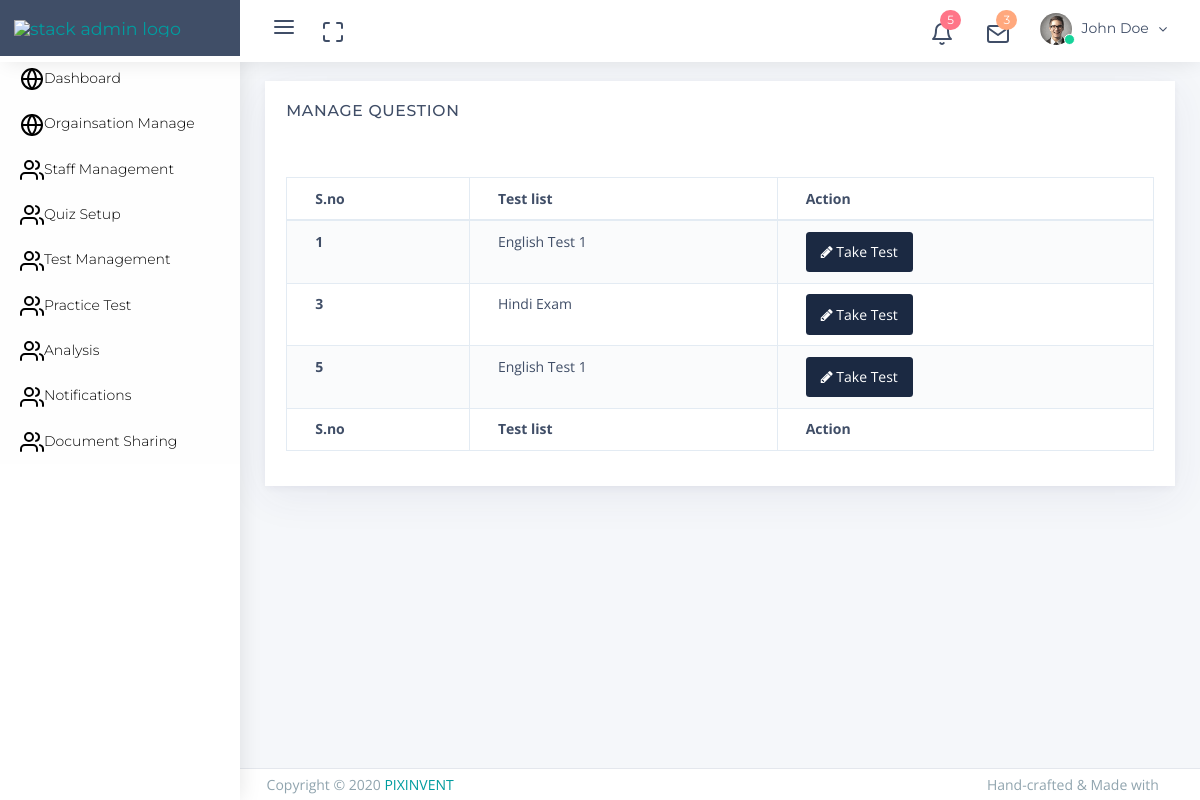
The app's page /stack-responsive-bootstrap-4-admin-template/dashboard/admin/test_list.php with its own data.
### tables this page shows
CREATE TABLE `exam_title` (
  `id` int(11) NOT NULL,
  `org_id` int(11) NOT NULL,
  `class_id` int(11) NOT NULL,
  `suject_id` int(11) NOT NULL,
  `exam_name` varchar(255) NOT NULL,
  `slug` varchar(255) NOT NULL,
  `created_at` datetime NOT NULL DEFAULT current_timestamp(),
  `update_at` datetime NOT NULL DEFAULT current_timestamp()
);

### stack-responsive-bootstrap-4-admin-template/dashboard/admin/test_list.php (the view, shortened to what this page needs)
<?php include "../common/header.php";
?>
<?php
$servername = "localhost";
$username = "root";
$password = "";
$dbname = "rivi";
$conn = mysqli_connect($servername, $username, $password, $dbname);
?>
<div class="app-content content">
    <div class="content-wrapper">
        <div class="content-body">
            <section id="configuration">
                <div class="row">
                    <div class="col-12">
                        <div class="card">
                            <div class="card-header">
                                <h4 class="card-title">Manage Question</h4>
                                <div class="heading-elements">
                                    <ul class="list-inline mb-0">
                                        <li>
                                            <a data-action="collapse"><i class="feather icon-minus"></i></a>
                                        </li>
                                        <li>
                                            <a data-action="reload"><i class="feather icon-rotate-cw"></i></a>
                                        </li>
                                        <li>
                                            <a data-action="expand"><i class="feather icon-maximize"></i></a>
                                        </li>
                                        <li>
                                            <a data-action="close"><i class="feather icon-x"></i></a>
                                        </li>
                                    </ul>
                                </div>
                            </div>
                            <div class="card-content collapse show">
                                <div class="card-body card-dashboard">
                                    <div class="table-responsive">
                                        <table id="manage_org" class="table table-striped table-bordered zero-configuration">
                                            <thead>
                                                <tr>
                                                    <th>S.no</th>
                                                    <th>Test
                                                        list
                                                    </th>
                                                    <th>Action</th>
                                                </tr>
                                            </thead>
                                            <tbody>
                                                <?php
                                                $sql = "SELECT et.*, eq.* FROM exam_title et
                                                INNER JOIN exam_question eq ON et.id = eq.exam_id
                                                GROUP BY et.id";
                                                $result = mysqli_query($conn, $sql);
                                                $i = 1;
                                                if (mysqli_num_rows($result) > 0) {
                                                    while ($row = mysqli_fetch_assoc($result)) {
                                                        ?>
                                                        <tr>
                                                            <th> <?php echo $i++ ?></th>
                                                            <td><?php echo $row['exam_name']; ?></td>
                                                            <td>
                                                                <a href="test_page.php?org_id=<?php echo $row['exam_id']; ?>" title="Edit" class="mr-1 bg-dark btn text-white"><i class="fa fa-pencil" aria-hidden="true"></i> Take Test</a>
                                                            </td>
                                                        </tr>
                                                <?php $i++;
                                                    }
                                                } else {
                                                    echo "0 results";
                                                }
                                                ?>
                                            </tbody>
                                            <tfoot>
                                                <tr>
                                                    <th>S.no</th>
                                                    <th>Test
                                                        list
                                                    </th>
                                                    <th>Action</th>
                                                </tr>
                                            </tfoot>
                                        </table>
                                    </div>
                                </div>
                            </div>
                        </div>
                    </div>
                </div>
            </section>
        </div>
    </div>
</div>
<?php include "../common/footer.php"; ?>

### records on screen
exam_title: exam_name "English Test 1"
exam_title: exam_name "Hindi Exam"
exam_title: exam_name "English Test 1"
